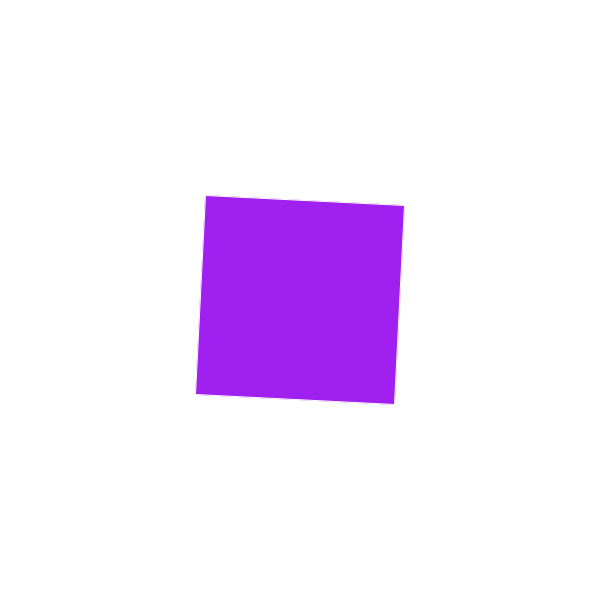
Frame 1 (no input)
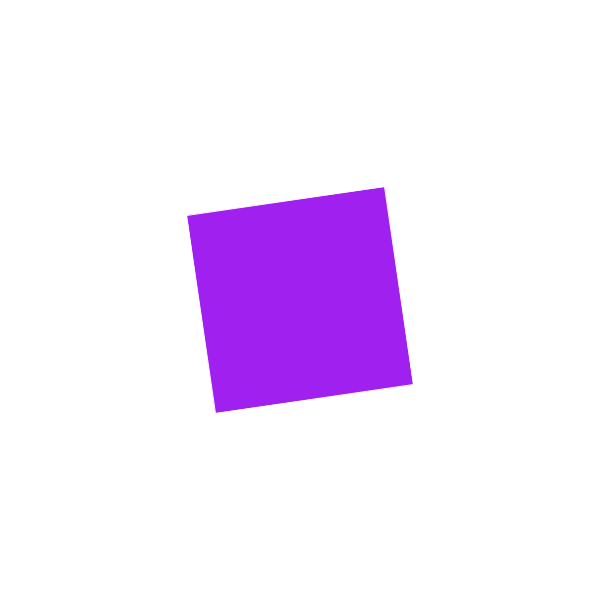
Frame 60 (the mouse pressed at the canvas centre just before this capture)
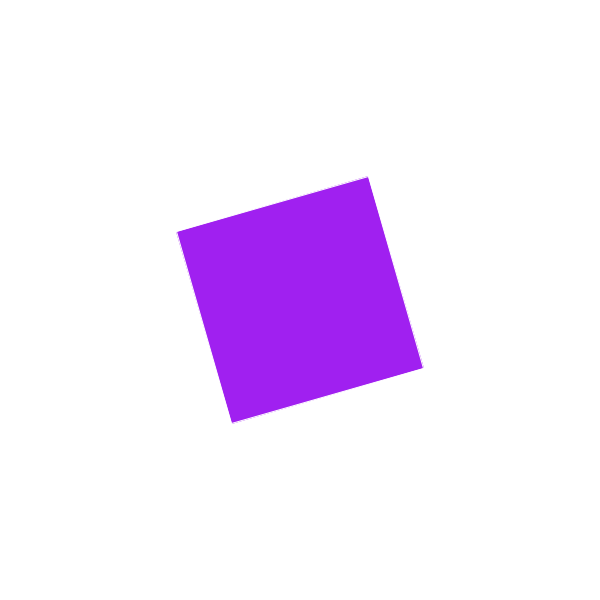
Frame 120 (the mouse held since frame 60 and released just before this capture)

The Processing sketch that drew these frames (run headless with seeded random() and noise(); from frame 60 on, the mouse is pressed at the canvas centre):

// Processing sketch: rotating_square
// ── rotating_square.pde
void setup() {
  size(600, 600);
}

void draw() {
  background(255);
  rectMode(CENTER);
  translate(width/2, height/2);
  rotate(frameCount * 0.05);
  stroke(255);
  fill(160, 32, 240);
  rect(0, 0, 200, 200);

}
